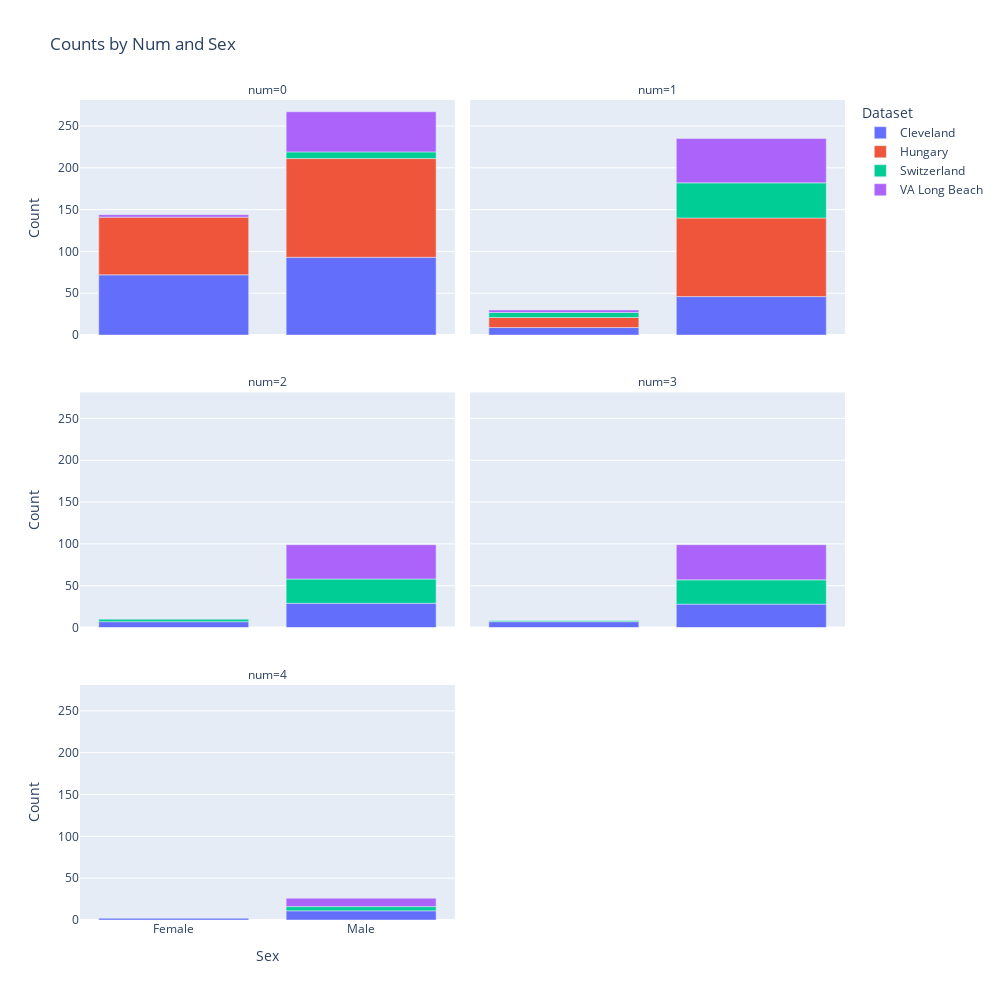

Write notebook code for a chart like this one.
### Code cell
fig = px.bar(grouped_counts, x='sex', y='count', color='dataset',
             facet_col='num', facet_col_wrap=2,
             labels={'sex': 'Sex', 'count': 'Count', 'dataset': 'Dataset'},
             title='Counts by Num and Sex')
fig.update_layout(
    width=1000,  
    height=1000   
)

fig.show()

### Figure 1 — Plotly figure (JSON) as saved in the notebook; plotly's stock layout.template omitted (floating-point values rounded to 4 significant figures)
{"data": [{"alignmentgroup": "True", "hovertemplate": "Dataset=Cleveland<br>num=0<br>Sex=%{x}<br>Count=%{y}<extra></extra>", "legendgroup": "Cleveland", "marker": {"color": "#636efa", "pattern": {"shape": ""}}, "name": "Cleveland", "offsetgroup": "Cleveland", "orientation": "v", "showlegend": true, "textposition": "auto", "type": "bar", "x": ["Female", "Male"], "xaxis": "x5", "y": [72, 93], "yaxis": "y5"}, {"alignmentgroup": "True", "hovertemplate": "Dataset=Cleveland<br>num=1<br>Sex=%{x}<br>Count=%{y}<extra></extra>", "legendgroup": "Cleveland", "marker": {"color": "#636efa", "pattern": {"shape": ""}}, "name": "Cleveland", "offsetgroup": "Cleveland", "orientation": "v", "showlegend": false, "textposition": "auto", "type": "bar", "x": ["Female", "Male"], "xaxis": "x6", "y": [9, 46], "yaxis": "y6"}, {"alignmentgroup": "True", "hovertemplate": "Dataset=Cleveland<br>num=2<br>Sex=%{x}<br>Count=%{y}<extra></extra>", "legendgroup": "Cleveland", "marker": {"color": "#636efa", "pattern": {"shape": ""}}, "name": "Cleveland", "offsetgroup": "Cleveland", "orientation": "v", "showlegend": false, "textposition": "auto", "type": "bar", "x": ["Female", "Male"], "xaxis": "x3", "y": [7, 29], "yaxis": "y3"}, {"alignmentgroup": "True", "hovertemplate": "Dataset=Cleveland<br>num=3<br>Sex=%{x}<br>Count=%{y}<extra></extra>", "legendgroup": "Cleveland", "marker": {"color": "#636efa", "pattern": {"shape": ""}}, "name": "Cleveland", "offsetgroup": "Cleveland", "orientation": "v", "showlegend": false, "textposition": "auto", "type": "bar", "x": ["Female", "Male"], "xaxis": "x4", "y": [7, 28], "yaxis": "y4"}, {"alignmentgroup": "True", "hovertemplate": "Dataset=Cleveland<br>num=4<br>Sex=%{x}<br>Count=%{y}<extra></extra>", "legendgroup": "Cleveland", "marker": {"color": "#636efa", "pattern": {"shape": ""}}, "name": "Cleveland", "offsetgroup": "Cleveland", "orientation": "v", "showlegend": false, "textposition": "auto", "type": "bar", "x": ["Female", "Male"], "xaxis": "x", "y": [2, 11], "yaxis": "y"}, {"alignmentgroup": "True", "hovertemplate": "Dataset=Hungary<br>num=0<br>Sex=%{x}<br>Count=%{y}<extra></extra>", "legendgroup": "Hungary", "marker": {"color": "#EF553B", "pattern": {"shape": ""}}, "name": "Hungary", "offsetgroup": "Hungary", "orientation": "v", "showlegend": true, "textposition": "auto", "type": "bar", "x": ["Female", "Male"], "xaxis": "x5", "y": [69, 118], "yaxis": "y5"}, {"alignmentgroup": "True", "hovertemplate": "Dataset=Hungary<br>num=1<br>Sex=%{x}<br>Count=%{y}<extra></extra>", "legendgroup": "Hungary", "marker": {"color": "#EF553B", "pattern": {"shape": ""}}, "name": "Hungary", "offsetgroup": "Hungary", "orientation": "v", "showlegend": false, "textposition": "auto", "type": "bar", "x": ["Female", "Male"], "xaxis": "x6", "y": [12, 94], "yaxis": "y6"}, {"alignmentgroup": "True", "hovertemplate": "Dataset=Switzerland<br>num=0<br>Sex=%{x}<br>Count=%{y}<extra></extra>", "legendgroup": "Switzerland", "marker": {"color": "#00cc96", "pattern": {"shape": ""}}, "name": "Switzerland", "offsetgroup": "Switzerland", "orientation": "v", "showlegend": true, "textposition": "auto", "type": "bar", "x": ["Male"], "xaxis": "x5", "y": [8], "yaxis": "y5"}, {"alignmentgroup": "True", "hovertemplate": "Dataset=Switzerland<br>num=1<br>Sex=%{x}<br>Count=%{y}<extra></extra>", "legendgroup": "Switzerland", "marker": {"color": "#00cc96", "pattern": {"shape": ""}}, "name": "Switzerland", "offsetgroup": "Switzerland", "orientation": "v", "showlegend": false, "textposition": "auto", "type": "bar", "x": ["Female", "Male"], "xaxis": "x6", "y": [6, 42], "yaxis": "y6"}, {"alignmentgroup": "True", "hovertemplate": "Dataset=Switzerland<br>num=2<br>Sex=%{x}<br>Count=%{y}<extra></extra>", "legendgroup": "Switzerland", "marker": {"color": "#00cc96", "pattern": {"shape": ""}}, "name": "Switzerland", "offsetgroup": "Switzerland", "orientation": "v", "showlegend": false, "textposition": "auto", "type": "bar", "x": ["Female", "Male"], "xaxis": "x3", "y": [3, 29], "yaxis": "y3"}, {"alignmentgroup": "True", "hovertemplate": "Dataset=Switzerland<br>num=3<br>Sex=%{x}<br>Count=%{y}<extra></extra>", "legendgroup": "Switzerland", "marker": {"color": "#00cc96", "pattern": {"shape": ""}}, "name": "Switzerland", "offsetgroup": "Switzerland", "orientation": "v", "showlegend": false, "textposition": "auto", "type": "bar", "x": ["Female", "Male"], "xaxis": "x4", "y": [1, 29], "yaxis": "y4"}, {"alignmentgroup": "True", "hovertemplate": "Dataset=Switzerland<br>num=4<br>Sex=%{x}<br>Count=%{y}<extra></extra>", "legendgroup": "Switzerland", "marker": {"color": "#00cc96", "pattern": {"shape": ""}}, "name": "Switzerland", "offsetgroup": "Switzerland", "orientation": "v", "showlegend": false, "textposition": "auto", "type": "bar", "x": ["Male"], "xaxis": "x", "y": [5], "yaxis": "y"}, {"alignmentgroup": "True", "hovertemplate": "Dataset=VA Long Beach<br>num=0<br>Sex=%{x}<br>Count=%{y}<extra></extra>", "legendgroup": "VA Long Beach", "marker": {"color": "#ab63fa", "pattern": {"shape": ""}}, "name": "VA Long Beach", "offsetgroup": "VA Long Beach", "orientation": "v", "showlegend": true, "textposition": "auto", "type": "bar", "x": ["Female", "Male"], "xaxis": "x5", "y": [3, 48], "yaxis": "y5"}, {"alignmentgroup": "True", "hovertemplate": "Dataset=VA Long Beach<br>num=1<br>Sex=%{x}<br>Count=%{y}<extra></extra>", "legendgroup": "VA Long Beach", "marker": {"color": "#ab63fa", "pattern": {"shape": ""}}, "name": "VA Long Beach", "offsetgroup": "VA Long Beach", "orientation": "v", "showlegend": false, "textposition": "auto", "type": "bar", "x": ["Female", "Male"], "xaxis": "x6", "y": [3, 53], "yaxis": "y6"}, {"alignmentgroup": "True", "hovertemplate": "Dataset=VA Long Beach<br>num=2<br>Sex=%{x}<br>Count=%{y}<extra></extra>", "legendgroup": "VA Long Beach", "marker": {"color": "#ab63fa", "pattern": {"shape": ""}}, "name": "VA Long Beach", "offsetgroup": "VA Long Beach", "orientation": "v", "showlegend": false, "textposition": "auto", "type": "bar", "x": ["Male"], "xaxis": "x3", "y": [41], "yaxis": "y3"}, {"alignmentgroup": "True", "hovertemplate": "Dataset=VA Long Beach<br>num=3<br>Sex=%{x}<br>Count=%{y}<extra></extra>", "legendgroup": "VA Long Beach", "marker": {"color": "#ab63fa", "pattern": {"shape": ""}}, "name": "VA Long Beach", "offsetgroup": "VA Long Beach", "orientation": "v", "showlegend": false, "textposition": "auto", "type": "bar", "x": ["Male"], "xaxis": "x4", "y": [42], "yaxis": "y4"}, {"alignmentgroup": "True", "hovertemplate": "Dataset=VA Long Beach<br>num=4<br>Sex=%{x}<br>Count=%{y}<extra></extra>", "legendgroup": "VA Long Beach", "marker": {"color": "#ab63fa", "pattern": {"shape": ""}}, "name": "VA Long Beach", "offsetgroup": "VA Long Beach", "orientation": "v", "showlegend": false, "textposition": "auto", "type": "bar", "x": ["Male"], "xaxis": "x", "y": [10], "yaxis": "y"}], "layout": {"annotations": [{"font": {}, "showarrow": false, "text": "num=4", "x": 0.245, "xanchor": "center", "xref": "paper", "y": 0.2867, "yanchor": "bottom", "yref": "paper"}, {"font": {}, "showarrow": false, "text": "num=2", "x": 0.245, "xanchor": "center", "xref": "paper", "y": 0.6433, "yanchor": "bottom", "yref": "paper"}, {"font": {}, "showarrow": false, "text": "num=3", "x": 0.755, "xanchor": "center", "xref": "paper", "y": 0.6433, "yanchor": "bottom", "yref": "paper"}, {"font": {}, "showarrow": false, "text": "num=0", "x": 0.245, "xanchor": "center", "xref": "paper", "y": 1.0, "yanchor": "bottom", "yref": "paper"}, {"font": {}, "showarrow": false, "text": "num=1", "x": 0.755, "xanchor": "center", "xref": "paper", "y": 1.0, "yanchor": "bottom", "yref": "paper"}], "barmode": "relative", "height": 1000, "legend": {"title": {"text": "Dataset"}, "tracegroupgap": 0}, "title": {"text": "Counts by Num and Sex"}, "width": 1000, "xaxis": {"anchor": "y", "autorange": true, "domain": [0, 0.49], "range": [-0.5, 1.5], "title": {"text": "Sex"}, "type": "category"}, "xaxis2": {"anchor": "y2", "domain": [0.51, 1], "matches": "x", "title": {"text": "Sex"}}, "xaxis3": {"anchor": "y3", "autorange": true, "domain": [0, 0.49], "matches": "x", "range": [-0.5, 1.5], "showticklabels": false, "type": "category"}, "xaxis4": {"anchor": "y4", "autorange": true, "domain": [0.51, 1], "matches": "x", "range": [-0.5, 1.5], "showticklabels": false, "type": "category"}, "xaxis5": {"anchor": "y5", "autorange": true, "domain": [0, 0.49], "matches": "x", "range": [-0.5, 1.5], "showticklabels": false, "type": "category"}, "xaxis6": {"anchor": "y6", "autorange": true, "domain": [0.51, 1], "matches": "x", "range": [-0.5, 1.5], "showticklabels": false, "type": "category"}, "yaxis": {"anchor": "x", "autorange": true, "domain": [0, 0.2867], "range": [0, 281.1], "title": {"text": "Count"}, "type": "linear"}, "yaxis2": {"anchor": "x2", "domain": [0, 0.2867], "matches": "y", "showticklabels": false}, "yaxis3": {"anchor": "x3", "autorange": true, "domain": [0.3567, 0.6433], "matches": "y", "range": [0, 281.1], "title": {"text": "Count"}, "type": "linear"}, "yaxis4": {"anchor": "x4", "autorange": true, "domain": [0.3567, 0.6433], "matches": "y", "range": [0, 281.1], "showticklabels": false, "type": "linear"}, "yaxis5": {"anchor": "x5", "autorange": true, "domain": [0.7133, 1.0], "matches": "y", "range": [0, 281.1], "title": {"text": "Count"}, "type": "linear"}, "yaxis6": {"anchor": "x6", "autorange": true, "domain": [0.7133, 1.0], "matches": "y", "range": [0, 281.1], "showticklabels": false, "type": "linear"}}}
